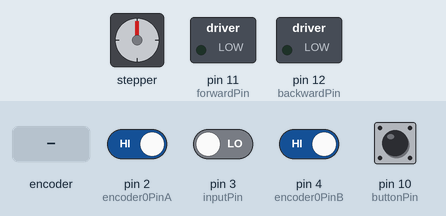
This sketch was run on a simulated Arduino Uno, built with avr-gcc and run on an emulated ATmega328P. Shown: stepper motor, switched loads named in the sketch (green lamp = pin HIGH). The inputs (shaded band) are chosen by the test bench; at power-on: pin 2 (encoder0PinA), pin 4 (encoder0PinB), pin 10 (buttonPin) HIGH, pin 3 (inputPin) LOW. Stepper angles assume 1600 steps per turn; what the sketch prints to the serial monitor is not drawn.

Above: at 2.7 s.
2.8 s: pin 3 (inputPin) driven HIGH
At 2.95 s:
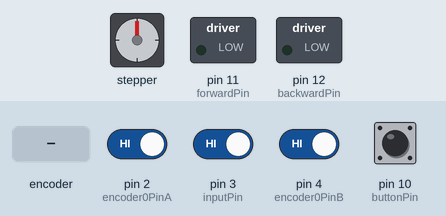
At 3.55 s:
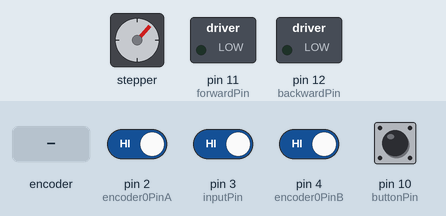
5.8 s: rotary encoder on pin 2 (encoder0PinA) / pin 4 (encoder0PinB) turned 1 step (first pin leading)
At 6.1 s:
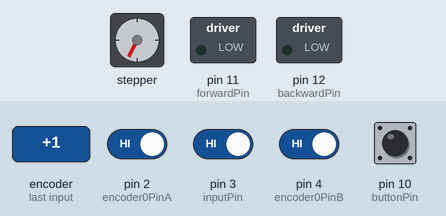
Timing chart, 0 to 8.8 s (numbered marks = the images above; inputs shaded):
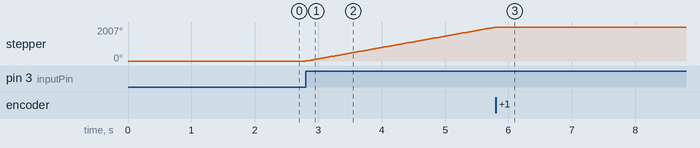

Measured:
- after the input at 2.8 s, stepper: keeps turning clockwise at about 669°/s, starting at once
- after the input at 5.8 s, stepper: goes on until 5.8 s, then stays 2007°

The sketch:

MotorEncoder.ino
```cpp
#include <Stepper.h>
const int stepsPerRevolution = 1600;
#define encoder0PinA  2
#define encoder0PinB  4

Stepper myStepper(stepsPerRevolution, 8, 9);
int forwardPin = 11;
int backwardPin = 12;
int buttonState = 0;
const int buttonPin = 10;
volatile unsigned int encoder0Pos = 0;
unsigned int zeroPos = 0;
int currentVal = 0;
int prevVal = 0;
int encoderVal = 0;

int inputPin = 3;
int dostep = 0;


void setup() {
  pinMode(buttonPin, INPUT);
  pinMode(encoder0PinA, INPUT);
  pinMode(encoder0PinB, INPUT);
  pinMode(forwardPin,OUTPUT);
  pinMode(backwardPin,OUTPUT);
  digitalWrite(encoder0PinA, HIGH);
  digitalWrite(encoder0PinB, HIGH);
  attachInterrupt(0, doEncoder, CHANGE);
  pinMode(inputPin,INPUT);
  digitalWrite(inputPin,LOW);

  // put your setup code here, to run once:
 Serial.begin (9600);
 while(buttonState == LOW){
  Serial.println("Waiting...");
   buttonState = digitalRead(buttonPin);
 }
 delay(1000);
 buttonState = digitalRead(buttonPin);
  myStepper.setSpeed(200);
    while (buttonState == LOW) {
    myStepper.step(1);
    buttonState = digitalRead(buttonPin);
  }
   Serial.println (encoder0Pos, DEC);
   encoderVal = encoder0Pos;
    zeroPos = encoderVal - 256;
    currentVal = zeroPos;
     prevVal = currentVal - 4;
      delay(500);
  while (encoder0Pos > zeroPos) {
    myStepper.step(-1);

  }
  attachInterrupt(digitalPinToInterrupt(inputPin), increment, RISING);

}
boolean forward =0;
void loop() {

  if (dostep) {

    dostep = 0;
    if ((currentVal > prevVal && currentVal < zeroPos + 90) || currentVal < zeroPos - 90 ) { //moving forward
      while (encoder0Pos < currentVal + 4) {
        myStepper.step(1);

      }
      if(!forward){
        digitalWrite(backwardPin,LOW);
      digitalWrite(forwardPin,HIGH);
      delay(4);
      digitalWrite(forwardPin,LOW);
      forward =1;
      }

      digitalWrite(backwardPin,LOW);
       prevVal = currentVal;
      currentVal = encoder0Pos;


      }
      else {
      while (encoder0Pos > currentVal - 4) {
        myStepper.step(-1);

      }
      prevVal = currentVal;
      currentVal = encoder0Pos;
      digitalWrite(forwardPin,LOW);
      digitalWrite(backwardPin,HIGH);
      forward = 0;

    }

}
}


void doEncoder() {
  /* If pinA and pinB are both high or both low, it is spinning
   * forward. If they're different, it's going backward.
   *
   * For more information on speeding up this process, see
   * [Reference/PortManipulation], specifically the PIND register.
   */
  if (digitalRead(encoder0PinA) == digitalRead(encoder0PinB)) {
    encoder0Pos++;
  } else {
    encoder0Pos--;
  }

}

void increment(){

   dostep = 1;

}

void setPwmFrequency(int pin, int divisor) {
  byte mode;
  if (pin == 5 || pin == 6 || pin == 9 || pin == 10) {
    switch (divisor) {
      case 1: mode = 0x01; break;
      case 8: mode = 0x02; break;
      case 64: mode = 0x03; break;
      case 256: mode = 0x04; break;
      case 1024: mode = 0x05; break;
      default: return;
    }
    if (pin == 5 || pin == 6) {
      TCCR0B = TCCR0B & 0b11111000 | mode;
    } else {
      TCCR1B = TCCR1B & 0b11111000 | mode;
    }
  } else if (pin == 3 || pin == 11) {
    switch (divisor) {
      case 1: mode = 0x01; break;
      case 8: mode = 0x02; break;
      case 32: mode = 0x03; break;
      case 64: mode = 0x04; break;
      case 128: mode = 0x05; break;
      case 256: mode = 0x06; break;
      case 1024: mode = 0x7; break;
      default: return;
    }
    TCCR2B = TCCR2B & 0b11111000 | mode;
  }
}
```
